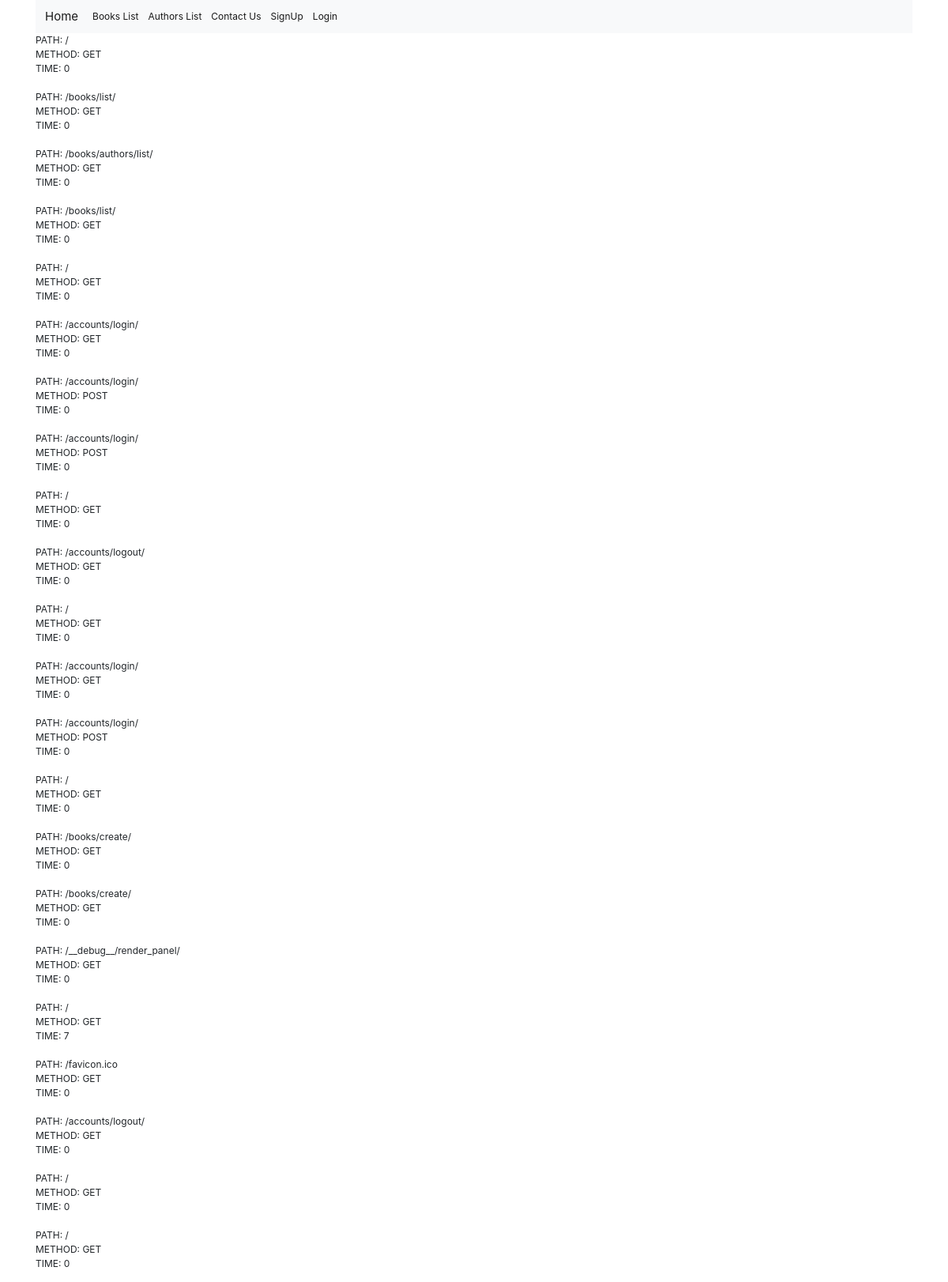
/logs/ (upper part), run on the app's committed database.
### books/models.py (models this page shows)
class Log(models.Model):
    path = models.CharField(max_length=500)
    method = models.CharField(max_length=32)
    time = models.PositiveIntegerField()

### books/views.py (the view)
# urls.py: path('logs/', views.LogList.as_view(), name='logs')
class LogList(ListView):
    queryset = Log.objects.all()

### books/context_processor.py (called while the page is built)
def model_choices_context(request):
    return {
        'mch': mch,
    }

### books/templates/books/log_list.html
{% extends 'base.html' %}
{% block content %}
{% for log in object_list %}
    PATH: {{ log.path }} <br> METHOD: {{ log.method }} <br> TIME: {{ log.time }} <br> <br>
{% endfor %}
{% endblock content %}

### static/css/main.css (style rules this page uses)
* { font-size: 12px; }

### data on the page
Log: path "/", method "GET", time "0"
Log: path "/books/list/", method "GET", time "0"
Log: path "/books/authors/list/", method "GET", time "0"
Log: path "/books/list/", method "GET", time "0"
Log: path "/", method "GET", time "0"
Log: path "/accounts/login/", method "GET", time "0"
Log: path "/accounts/login/", method "POST", time "0"
Log: path "/accounts/login/", method "POST", time "0"
Log: path "/", method "GET", time "0"
Log: path "/accounts/logout/", method "GET", time "0"
Log: path "/", method "GET", time "0"
Log: path "/accounts/login/", method "GET", time "0"
Log: path "/accounts/login/", method "POST", time "0"
Log: path "/", method "GET", time "0"
Log: path "/books/create/", method "GET", time "0"
Log: path "/books/create/", method "GET", time "0"
Log: path "/__debug__/render_panel/", method "GET", time "0"
Log: path "/", method "GET", time "7"
Log: path "/favicon.ico", method "GET", time "0"
Log: path "/accounts/logout/", method "GET", time "0"
Log: path "/", method "GET", time "0"
Log: path "/", method "GET", time "0"
